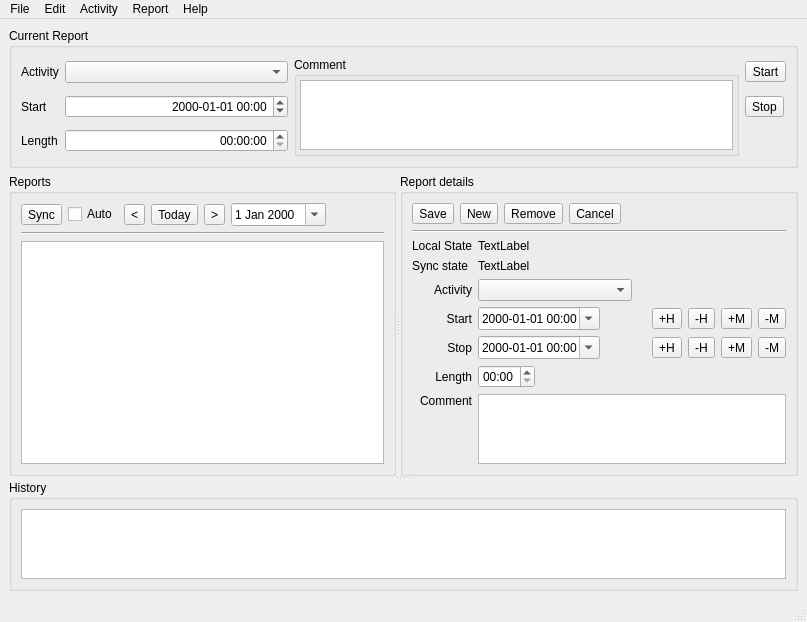
<?xml version="1.0" encoding="UTF-8"?>
<ui version="4.0">
 <class>Main</class>
 <widget class="QMainWindow" name="Main">
  <property name="geometry">
   <rect>
    <x>0</x>
    <y>0</y>
    <width>807</width>
    <height>594</height>
   </rect>
  </property>
  <property name="windowTitle">
   <string>ErgoTime</string>
  </property>
  <widget class="QWidget" name="centralwidget">
   <property name="sizePolicy">
    <sizepolicy hsizetype="Expanding" vsizetype="Expanding">
     <horstretch>0</horstretch>
     <verstretch>0</verstretch>
    </sizepolicy>
   </property>
   <layout class="QVBoxLayout" name="verticalLayout">
    <item>
     <widget class="QGroupBox" name="horizontalGroupBox_2">
      <property name="title">
       <string>Current Report</string>
      </property>
      <layout class="QHBoxLayout" name="horizontalLayout_7">
       <item>
        <layout class="QGridLayout" name="gridLayout_3">
         <item row="1" column="0">
          <widget class="QLabel" name="label_4">
           <property name="text">
            <string>Start</string>
           </property>
          </widget>
         </item>
         <item row="0" column="1">
          <widget class="QComboBox" name="comboCurrentActivity">
           <property name="sizePolicy">
            <sizepolicy hsizetype="Expanding" vsizetype="Fixed">
             <horstretch>1</horstretch>
             <verstretch>0</verstretch>
            </sizepolicy>
           </property>
          </widget>
         </item>
         <item row="0" column="0">
          <widget class="QLabel" name="label_3">
           <property name="text">
            <string>Activity</string>
           </property>
          </widget>
         </item>
         <item row="2" column="0">
          <widget class="QLabel" name="label_5">
           <property name="text">
            <string>Length</string>
           </property>
          </widget>
         </item>
         <item row="1" column="1">
          <widget class="QDateTimeEdit" name="dtCurrentStart">
           <property name="alignment">
            <set>Qt::AlignRight|Qt::AlignTrailing|Qt::AlignVCenter</set>
           </property>
           <property name="currentSection">
            <enum>QDateTimeEdit::YearSection</enum>
           </property>
           <property name="displayFormat">
            <string>yyyy-MM-dd HH:mm</string>
           </property>
           <property name="calendarPopup">
            <bool>false</bool>
           </property>
          </widget>
         </item>
         <item row="2" column="1">
          <widget class="QTimeEdit" name="timeCurrentLen">
           <property name="alignment">
            <set>Qt::AlignRight|Qt::AlignTrailing|Qt::AlignVCenter</set>
           </property>
           <property name="currentSection">
            <enum>QDateTimeEdit::HourSection</enum>
           </property>
           <property name="displayFormat">
            <string>HH:mm:ss</string>
           </property>
          </widget>
         </item>
         <item row="0" column="3">
          <widget class="QToolButton" name="btnCurrentStart">
           <property name="text">
            <string>Start</string>
           </property>
          </widget>
         </item>
         <item row="1" column="3">
          <widget class="QToolButton" name="btnCurrentStop">
           <property name="text">
            <string>Stop</string>
           </property>
          </widget>
         </item>
         <item row="0" column="2" rowspan="3">
          <widget class="QGroupBox" name="groupBox">
           <property name="sizePolicy">
            <sizepolicy hsizetype="Expanding" vsizetype="Preferred">
             <horstretch>2</horstretch>
             <verstretch>0</verstretch>
            </sizepolicy>
           </property>
           <property name="title">
            <string>Comment</string>
           </property>
           <layout class="QHBoxLayout" name="horizontalLayout_10">
            <property name="spacing">
             <number>3</number>
            </property>
            <property name="leftMargin">
             <number>3</number>
            </property>
            <property name="topMargin">
             <number>3</number>
            </property>
            <property name="rightMargin">
             <number>3</number>
            </property>
            <property name="bottomMargin">
             <number>3</number>
            </property>
            <item>
             <widget class="QTextEdit" name="txtCurrentComment">
              <property name="sizePolicy">
               <sizepolicy hsizetype="Expanding" vsizetype="Expanding">
                <horstretch>3</horstretch>
                <verstretch>0</verstretch>
               </sizepolicy>
              </property>
              <property name="acceptRichText">
               <bool>false</bool>
              </property>
             </widget>
            </item>
           </layout>
          </widget>
         </item>
        </layout>
       </item>
      </layout>
     </widget>
    </item>
    <item>
     <widget class="QSplitter" name="splitter_2">
      <property name="orientation">
       <enum>Qt::Vertical</enum>
      </property>
      <widget class="QSplitter" name="splitter">
       <property name="orientation">
        <enum>Qt::Horizontal</enum>
       </property>
       <widget class="QGroupBox" name="groupBox_2">
        <property name="title">
         <string>Reports</string>
        </property>
        <layout class="QVBoxLayout" name="verticalLayout_2">
         <item>
          <layout class="QHBoxLayout" name="horizontalLayout_4">
           <item>
            <widget class="QToolButton" name="btnReportSync">
             <property name="text">
              <string>Sync</string>
             </property>
            </widget>
           </item>
           <item>
            <widget class="QCheckBox" name="chkReportSyncAuto">
             <property name="text">
              <string>Auto</string>
             </property>
            </widget>
           </item>
           <item>
            <widget class="QToolButton" name="btnSetSelectedDatePrev">
             <property name="text">
              <string>&lt;</string>
             </property>
            </widget>
           </item>
           <item>
            <widget class="QToolButton" name="btnSetSelectedDateToday">
             <property name="text">
              <string>Today</string>
             </property>
            </widget>
           </item>
           <item>
            <widget class="QToolButton" name="btnSetSelectedDateNext">
             <property name="text">
              <string>&gt;</string>
             </property>
            </widget>
           </item>
           <item>
            <widget class="QDateEdit" name="selectedDate">
             <property name="time">
              <time>
               <hour>1</hour>
               <minute>0</minute>
               <second>0</second>
              </time>
             </property>
             <property name="currentSection">
              <enum>QDateTimeEdit::DaySection</enum>
             </property>
             <property name="calendarPopup">
              <bool>true</bool>
             </property>
            </widget>
           </item>
           <item>
            <widget class="QLabel" name="reportsWeekday">
             <property name="text">
              <string>&lt;weekday&gt;</string>
             </property>
            </widget>
           </item>
           <item>
            <spacer name="horizontalSpacer">
             <property name="orientation">
              <enum>Qt::Horizontal</enum>
             </property>
             <property name="sizeHint" stdset="0">
              <size>
               <width>40</width>
               <height>20</height>
              </size>
             </property>
            </spacer>
           </item>
          </layout>
         </item>
         <item>
          <widget class="Line" name="line">
           <property name="orientation">
            <enum>Qt::Horizontal</enum>
           </property>
          </widget>
         </item>
         <item>
          <widget class="QTableWidget" name="tableReports">
           <property name="editTriggers">
            <set>QAbstractItemView::NoEditTriggers</set>
           </property>
           <property name="alternatingRowColors">
            <bool>false</bool>
           </property>
           <property name="selectionMode">
            <enum>QAbstractItemView::SingleSelection</enum>
           </property>
           <property name="selectionBehavior">
            <enum>QAbstractItemView::SelectRows</enum>
           </property>
          </widget>
         </item>
        </layout>
       </widget>
       <widget class="QGroupBox" name="groupBox_3">
        <property name="title">
         <string>Report details</string>
        </property>
        <property name="flat">
         <bool>false</bool>
        </property>
        <layout class="QVBoxLayout" name="verticalLayout_3">
         <property name="spacing">
          <number>6</number>
         </property>
         <property name="leftMargin">
          <number>9</number>
         </property>
         <property name="topMargin">
          <number>9</number>
         </property>
         <property name="rightMargin">
          <number>9</number>
         </property>
         <property name="bottomMargin">
          <number>9</number>
         </property>
         <item>
          <layout class="QHBoxLayout" name="horizontalLayout_2">
           <item>
            <widget class="QToolButton" name="btnReportSave">
             <property name="text">
              <string>Save</string>
             </property>
            </widget>
           </item>
           <item>
            <widget class="QToolButton" name="btnReportNew">
             <property name="text">
              <string>New</string>
             </property>
            </widget>
           </item>
           <item>
            <widget class="QToolButton" name="btnReportRemove">
             <property name="text">
              <string>Remove</string>
             </property>
            </widget>
           </item>
           <item>
            <widget class="QToolButton" name="btnReportCancel">
             <property name="text">
              <string>Cancel</string>
             </property>
            </widget>
           </item>
           <item>
            <spacer name="horizontalSpacer_3">
             <property name="orientation">
              <enum>Qt::Horizontal</enum>
             </property>
             <property name="sizeHint" stdset="0">
              <size>
               <width>40</width>
               <height>20</height>
              </size>
             </property>
            </spacer>
           </item>
          </layout>
         </item>
         <item>
          <widget class="Line" name="line_2">
           <property name="orientation">
            <enum>Qt::Horizontal</enum>
           </property>
          </widget>
         </item>
         <item>
          <layout class="QHBoxLayout" name="horizontalLayout_3">
           <item>
            <layout class="QGridLayout" name="gridLayout">
             <item row="8" column="1">
              <layout class="QHBoxLayout" name="horizontalLayout_5">
               <item>
                <widget class="QTimeEdit" name="timeReportLen">
                 <property name="sizePolicy">
                  <sizepolicy hsizetype="Preferred" vsizetype="Fixed">
                   <horstretch>0</horstretch>
                   <verstretch>0</verstretch>
                  </sizepolicy>
                 </property>
                 <property name="displayFormat">
                  <string>HH:mm</string>
                 </property>
                </widget>
               </item>
               <item>
                <spacer name="horizontalSpacer_2">
                 <property name="orientation">
                  <enum>Qt::Horizontal</enum>
                 </property>
                 <property name="sizeHint" stdset="0">
                  <size>
                   <width>40</width>
                   <height>20</height>
                  </size>
                 </property>
                </spacer>
               </item>
              </layout>
             </item>
             <item row="4" column="0">
              <widget class="QLabel" name="label_7">
               <property name="text">
                <string>Start</string>
               </property>
               <property name="alignment">
                <set>Qt::AlignRight|Qt::AlignTrailing|Qt::AlignVCenter</set>
               </property>
              </widget>
             </item>
             <item row="4" column="1">
              <layout class="QHBoxLayout" name="horizontalLayout_9">
               <item>
                <widget class="QDateTimeEdit" name="dtReportStart">
                 <property name="buttonSymbols">
                  <enum>QAbstractSpinBox::UpDownArrows</enum>
                 </property>
                 <property name="currentSection">
                  <enum>QDateTimeEdit::YearSection</enum>
                 </property>
                 <property name="displayFormat">
                  <string>yyyy-MM-dd HH:mm</string>
                 </property>
                 <property name="calendarPopup">
                  <bool>true</bool>
                 </property>
                </widget>
               </item>
               <item>
                <spacer name="horizontalSpacer_7">
                 <property name="orientation">
                  <enum>Qt::Horizontal</enum>
                 </property>
                 <property name="sizeHint" stdset="0">
                  <size>
                   <width>40</width>
                   <height>20</height>
                  </size>
                 </property>
                </spacer>
               </item>
               <item>
                <widget class="QToolButton" name="btnStartHourPlus">
                 <property name="text">
                  <string>+H</string>
                 </property>
                 <property name="autoRepeat">
                  <bool>false</bool>
                 </property>
                </widget>
               </item>
               <item>
                <widget class="QToolButton" name="btnStartHourMinus">
                 <property name="text">
                  <string>-H</string>
                 </property>
                 <property name="autoRepeat">
                  <bool>false</bool>
                 </property>
                </widget>
               </item>
               <item>
                <widget class="QToolButton" name="btnStartMinutePlus">
                 <property name="text">
                  <string>+M</string>
                 </property>
                 <property name="autoRepeat">
                  <bool>true</bool>
                 </property>
                </widget>
               </item>
               <item>
                <widget class="QToolButton" name="btnStartMinuteMinus">
                 <property name="text">
                  <string>-M</string>
                 </property>
                 <property name="autoRepeat">
                  <bool>true</bool>
                 </property>
                </widget>
               </item>
              </layout>
             </item>
             <item row="9" column="1">
              <widget class="QTextEdit" name="txtReportComment"/>
             </item>
             <item row="7" column="1">
              <layout class="QHBoxLayout" name="horizontalLayout_8">
               <item>
                <widget class="QDateTimeEdit" name="dtReportStop">
                 <property name="buttonSymbols">
                  <enum>QAbstractSpinBox::PlusMinus</enum>
                 </property>
                 <property name="displayFormat">
                  <string>yyyy-MM-dd HH:mm</string>
                 </property>
                 <property name="calendarPopup">
                  <bool>true</bool>
                 </property>
                </widget>
               </item>
               <item>
                <spacer name="horizontalSpacer_8">
                 <property name="orientation">
                  <enum>Qt::Horizontal</enum>
                 </property>
                 <property name="sizeHint" stdset="0">
                  <size>
                   <width>40</width>
                   <height>20</height>
                  </size>
                 </property>
                </spacer>
               </item>
               <item>
                <widget class="QToolButton" name="btnStopHourPlus">
                 <property name="text">
                  <string>+H</string>
                 </property>
                </widget>
               </item>
               <item>
                <widget class="QToolButton" name="btnStopHourMinus">
                 <property name="text">
                  <string>-H</string>
                 </property>
                </widget>
               </item>
               <item>
                <widget class="QToolButton" name="btnStopMinutePlus">
                 <property name="text">
                  <string>+M</string>
                 </property>
                 <property name="autoRepeat">
                  <bool>true</bool>
                 </property>
                </widget>
               </item>
               <item>
                <widget class="QToolButton" name="btnStopMinuteMinus">
                 <property name="text">
                  <string>-M</string>
                 </property>
                 <property name="autoRepeat">
                  <bool>true</bool>
                 </property>
                </widget>
               </item>
              </layout>
             </item>
             <item row="2" column="0">
              <widget class="QLabel" name="label_6">
               <property name="text">
                <string>Activity</string>
               </property>
               <property name="alignment">
                <set>Qt::AlignRight|Qt::AlignTrailing|Qt::AlignVCenter</set>
               </property>
              </widget>
             </item>
             <item row="0" column="0">
              <widget class="QLabel" name="label">
               <property name="text">
                <string>Local State</string>
               </property>
               <property name="alignment">
                <set>Qt::AlignRight|Qt::AlignTrailing|Qt::AlignVCenter</set>
               </property>
              </widget>
             </item>
             <item row="1" column="1">
              <widget class="QLabel" name="lblReportSyncState">
               <property name="text">
                <string>TextLabel</string>
               </property>
              </widget>
             </item>
             <item row="0" column="1">
              <widget class="QLabel" name="lblReportState">
               <property name="text">
                <string>TextLabel</string>
               </property>
              </widget>
             </item>
             <item row="1" column="0">
              <widget class="QLabel" name="label_2">
               <property name="text">
                <string>Sync state</string>
               </property>
              </widget>
             </item>
             <item row="8" column="0">
              <widget class="QLabel" name="label_8">
               <property name="text">
                <string>   Length</string>
               </property>
               <property name="alignment">
                <set>Qt::AlignRight|Qt::AlignTrailing|Qt::AlignVCenter</set>
               </property>
              </widget>
             </item>
             <item row="7" column="0">
              <widget class="QLabel" name="label_10">
               <property name="text">
                <string>Stop</string>
               </property>
               <property name="alignment">
                <set>Qt::AlignRight|Qt::AlignTrailing|Qt::AlignVCenter</set>
               </property>
              </widget>
             </item>
             <item row="9" column="0">
              <widget class="QLabel" name="label_9">
               <property name="text">
                <string>Comment</string>
               </property>
               <property name="alignment">
                <set>Qt::AlignRight|Qt::AlignTop|Qt::AlignTrailing</set>
               </property>
              </widget>
             </item>
             <item row="2" column="1">
              <layout class="QHBoxLayout" name="horizontalLayout_6">
               <item>
                <widget class="QComboBox" name="comboReportActivity">
                 <property name="sizePolicy">
                  <sizepolicy hsizetype="Expanding" vsizetype="Fixed">
                   <horstretch>0</horstretch>
                   <verstretch>0</verstretch>
                  </sizepolicy>
                 </property>
                </widget>
               </item>
               <item>
                <spacer name="horizontalSpacer_4">
                 <property name="orientation">
                  <enum>Qt::Horizontal</enum>
                 </property>
                 <property name="sizeHint" stdset="0">
                  <size>
                   <width>40</width>
                   <height>20</height>
                  </size>
                 </property>
                </spacer>
               </item>
              </layout>
             </item>
            </layout>
           </item>
          </layout>
         </item>
        </layout>
       </widget>
      </widget>
      <widget class="QGroupBox" name="groupHistory">
       <property name="title">
        <string>History</string>
       </property>
       <layout class="QHBoxLayout" name="horizontalLayout">
        <item>
         <widget class="QPlainTextEdit" name="txtLog">
          <property name="lineWrapMode">
           <enum>QPlainTextEdit::NoWrap</enum>
          </property>
          <property name="readOnly">
           <bool>true</bool>
          </property>
          <property name="textInteractionFlags">
           <set>Qt::TextSelectableByKeyboard|Qt::TextSelectableByMouse</set>
          </property>
         </widget>
        </item>
       </layout>
      </widget>
     </widget>
    </item>
   </layout>
  </widget>
  <widget class="QMenuBar" name="menubar">
   <property name="geometry">
    <rect>
     <x>0</x>
     <y>0</y>
     <width>807</width>
     <height>21</height>
    </rect>
   </property>
   <widget class="QMenu" name="menuFile">
    <property name="title">
     <string>File</string>
    </property>
    <addaction name="actionExit"/>
   </widget>
   <widget class="QMenu" name="menuEdit">
    <property name="title">
     <string>Edit</string>
    </property>
    <addaction name="actionSettings"/>
    <addaction name="actionShortlist"/>
   </widget>
   <widget class="QMenu" name="menuActivity">
    <property name="title">
     <string>Activity</string>
    </property>
    <addaction name="actionActivitySync"/>
   </widget>
   <widget class="QMenu" name="menuReport">
    <property name="title">
     <string>Report</string>
    </property>
    <addaction name="actionReportSync"/>
    <addaction name="actionNew"/>
    <addaction name="actionServer_web_page"/>
   </widget>
   <widget class="QMenu" name="menuHelp">
    <property name="title">
     <string>Help</string>
    </property>
    <addaction name="actionDocumentation"/>
    <addaction name="actionAbout"/>
   </widget>
   <addaction name="menuFile"/>
   <addaction name="menuEdit"/>
   <addaction name="menuActivity"/>
   <addaction name="menuReport"/>
   <addaction name="menuHelp"/>
  </widget>
  <widget class="QStatusBar" name="statusbar"/>
  <action name="actionAbout">
   <property name="text">
    <string>About</string>
   </property>
  </action>
  <action name="actionSettings">
   <property name="text">
    <string>Settings</string>
   </property>
  </action>
  <action name="actionShortlist">
   <property name="text">
    <string>Shortlist</string>
   </property>
  </action>
  <action name="actionActivitySync">
   <property name="text">
    <string>Sync</string>
   </property>
  </action>
  <action name="actionReportSync">
   <property name="text">
    <string>Sync</string>
   </property>
  </action>
  <action name="actionNew">
   <property name="text">
    <string>New</string>
   </property>
  </action>
  <action name="actionServer_web_page">
   <property name="text">
    <string>Server web page</string>
   </property>
  </action>
  <action name="actionDocumentation">
   <property name="text">
    <string>Documentation</string>
   </property>
  </action>
  <action name="actionExit">
   <property name="text">
    <string>Exit</string>
   </property>
  </action>
 </widget>
 <resources/>
 <connections/>
</ui>
